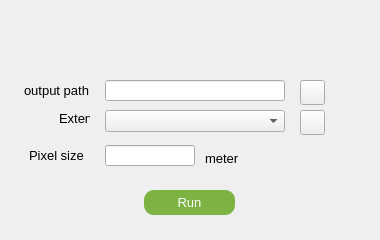
<?xml version="1.0" encoding="UTF-8"?>
<ui version="4.0">
 <class>TMD_IDW_ClassDialogBase</class>
 <widget class="QDialog" name="TMD_IDW_ClassDialogBase">
  <property name="geometry">
   <rect>
    <x>0</x>
    <y>0</y>
    <width>380</width>
    <height>240</height>
   </rect>
  </property>
  <property name="font">
   <font>
    <pointsize>10</pointsize>
   </font>
  </property>
  <property name="windowTitle">
   <string>TMD_IDW</string>
  </property>
  <property name="windowIcon">
   <iconset>
    <normaloff>:/plugins/tmd_idw/img/rain.png</normaloff>:/plugins/tmd_idw/img/rain.png</iconset>
  </property>
  <property name="styleSheet">
   <string notr="true">QDialog
{
border-radius:20px;
background-image: linear-gradient(-135deg,rgba(60,164,178,.8) 25%,rgba(210,255,70,.8));
}</string>
  </property>
  <widget class="QLineEdit" name="output_path">
   <property name="geometry">
    <rect>
     <x>105</x>
     <y>80</y>
     <width>180</width>
     <height>21</height>
    </rect>
   </property>
   <property name="font">
    <font>
     <pointsize>8</pointsize>
    </font>
   </property>
   <property name="text">
    <string/>
   </property>
  </widget>
  <widget class="QLabel" name="label">
   <property name="geometry">
    <rect>
     <x>24</x>
     <y>80</y>
     <width>71</width>
     <height>20</height>
    </rect>
   </property>
   <property name="text">
    <string>output path</string>
   </property>
  </widget>
  <widget class="QLabel" name="label_2">
   <property name="geometry">
    <rect>
     <x>29</x>
     <y>145</y>
     <width>61</width>
     <height>20</height>
    </rect>
   </property>
   <property name="text">
    <string>Pixel size </string>
   </property>
  </widget>
  <widget class="QLineEdit" name="pixel_size">
   <property name="geometry">
    <rect>
     <x>105</x>
     <y>145</y>
     <width>90</width>
     <height>21</height>
    </rect>
   </property>
   <property name="text">
    <string/>
   </property>
  </widget>
  <widget class="QPushButton" name="openBrowse">
   <property name="geometry">
    <rect>
     <x>300</x>
     <y>80</y>
     <width>25</width>
     <height>25</height>
    </rect>
   </property>
   <property name="focusPolicy">
    <enum>Qt::NoFocus</enum>
   </property>
   <property name="text">
    <string/>
   </property>
   <property name="icon">
    <iconset>
     <normaloff>:/plugins/tmd_idw/img/folder.png</normaloff>:/plugins/tmd_idw/img/folder.png</iconset>
   </property>
  </widget>
  <widget class="QLabel" name="label_3">
   <property name="geometry">
    <rect>
     <x>205</x>
     <y>150</y>
     <width>41</width>
     <height>16</height>
    </rect>
   </property>
   <property name="text">
    <string>meter</string>
   </property>
  </widget>
  <widget class="QComboBox" name="exten">
   <property name="geometry">
    <rect>
     <x>105</x>
     <y>110</y>
     <width>180</width>
     <height>22</height>
    </rect>
   </property>
  </widget>
  <widget class="QLabel" name="label_4">
   <property name="geometry">
    <rect>
     <x>59</x>
     <y>110</y>
     <width>31</width>
     <height>16</height>
    </rect>
   </property>
   <property name="text">
    <string>Exten</string>
   </property>
  </widget>
  <widget class="QLabel" name="label_5">
   <property name="geometry">
    <rect>
     <x>115</x>
     <y>10</y>
     <width>150</width>
     <height>51</height>
    </rect>
   </property>
   <property name="font">
    <font>
     <pointsize>11</pointsize>
    </font>
   </property>
   <property name="cursor">
    <cursorShape>ArrowCursor</cursorShape>
   </property>
   <property name="text">
    <string/>
   </property>
   <property name="pixmap">
    <pixmap>:/plugins/tmd_idw/img/api.gif</pixmap>
   </property>
  </widget>
  <widget class="QPushButton" name="run">
   <property name="geometry">
    <rect>
     <x>144</x>
     <y>190</y>
     <width>91</width>
     <height>25</height>
    </rect>
   </property>
   <property name="font">
    <font>
     <pointsize>10</pointsize>
     <weight>50</weight>
     <bold>false</bold>
    </font>
   </property>
   <property name="focusPolicy">
    <enum>Qt::ClickFocus</enum>
   </property>
   <property name="styleSheet">
    <string notr="true">QPushButton
{
color: #fff;
background-color: #7cb342;
border-color: #7cb342;
border-radius:10px;

}
QPushButton:hover
{
color:green;
background:#fff;
}</string>
   </property>
   <property name="text">
    <string>Run</string>
   </property>
  </widget>
  <widget class="QPushButton" name="refresh">
   <property name="geometry">
    <rect>
     <x>300</x>
     <y>110</y>
     <width>25</width>
     <height>25</height>
    </rect>
   </property>
   <property name="text">
    <string/>
   </property>
   <property name="icon">
    <iconset>
     <normaloff>:/plugins/tmd_idw/img/refresh.png</normaloff>:/plugins/tmd_idw/img/refresh.png</iconset>
   </property>
  </widget>
 </widget>
 <resources/>
 <connections/>
</ui>
